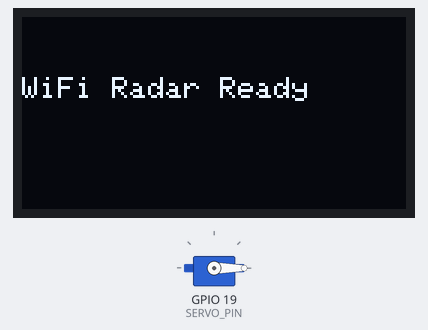
Simulated run of this sketch. Board: ESP32. Parts: servo, 128×64 one-colour display. A WiFi scan finds three made-up networks; what the sketch prints to the serial monitor is not drawn.

Above: at 1.1 s.
At 10.0 s:
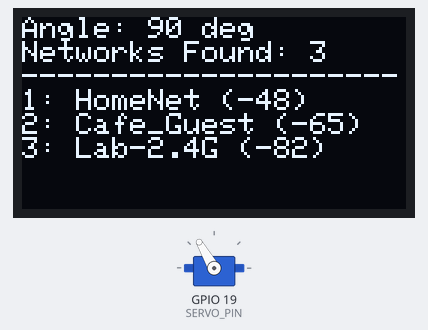
At 18.9 s:
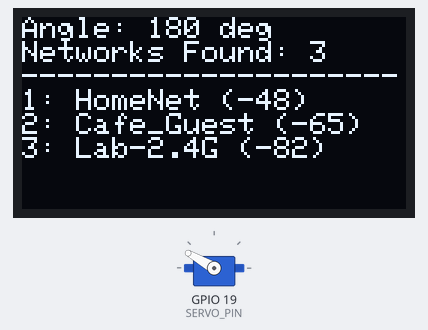
At 36.7 s:
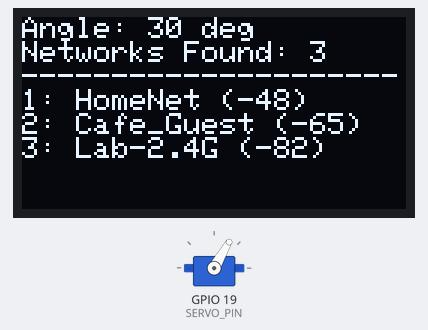
Timing chart, 0 to 40.0 s (numbered marks = the images above):
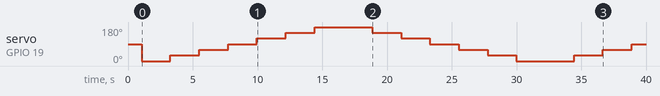

Measured:
- by itself, servo on GPIO 19 (SERVO_PIN): 90° → 0° at 1.1 s, → 30° 2.2 s later, → 60° 2.2 s later, → 90° 2.2 s later, … (16 changes in this stretch)
- what the display in image 1 shows lasts 2.2 s, from 10.0 s to 12.2 s

The sketch:

code.ino
```cpp
#include <WiFi.h>
#include <Wire.h>
#include <Adafruit_GFX.h>
#include <Adafruit_SSD1306.h>
#include <ESP32Servo.h>

#define SCREEN_WIDTH 128
#define SCREEN_HEIGHT 64
#define OLED_RESET -1
Adafruit_SSD1306 display(SCREEN_WIDTH, SCREEN_HEIGHT, &Wire, OLED_RESET);

const int SERVO_PIN = 19;
Servo radarServo;

void setup() {
  Serial.begin(115200);
  WiFi.mode(WIFI_STA);
  WiFi.disconnect();

  radarServo.attach(SERVO_PIN);

  if(!display.begin(SSD1306_SWITCHCAPVCC, 0x3C)) {
    Serial.println("SSD1306 allocation failed");
    for(;;);
  }

  display.clearDisplay();
  display.setTextColor(WHITE);
  display.setTextSize(1);
  display.setCursor(0, 20);
  display.println("WiFi Radar Ready");
  display.display();
  delay(1000);
}

void scanAndDisplay(int angle) {
  radarServo.write(angle);
  delay(200);

  int n = WiFi.scanNetworks();

  display.clearDisplay();
  display.setTextSize(1);
  display.setCursor(0, 0);
  display.print("Angle: ");
  display.print(angle);
  display.println(" deg");

  display.print("Networks Found: ");
  display.println(n);
  display.println("---------------------");

  if (n > 0) {
    for (int i = 0; i < min(n, 3); ++i) {
      display.print(i + 1);
      display.print(": ");
      display.print(WiFi.SSID(i).substring(0, 10));
      display.print(" (");
      display.print(WiFi.RSSI(i));
      display.println(")");
    }
  } else {
    display.println("No networks found");
  }

  display.display();

  Serial.print("Angle: ");
  Serial.print(angle);
  Serial.print(" | Networks Found: ");
  Serial.println(n);
}

void loop() {
  for (int angle = 0; angle <= 180; angle += 30) {
    scanAndDisplay(angle);
  }

  for (int angle = 180; angle >= 0; angle -= 30) {
    scanAndDisplay(angle);
  }
}
```
